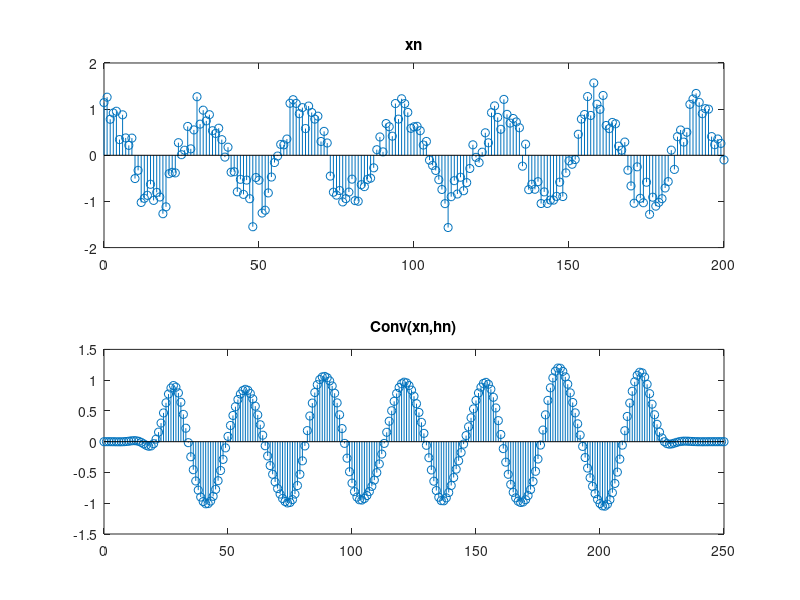

The MATLAB source for this figure:
n = 0:200;
xn = cos((pi*n)/16)+0.25*randn(1,201);
subplot(2,1,1);
stem(0:length(xn)-1,xn);
title("xn");
hn=[];
for i=0:50
    if i==25
        hn=[hn,1/6];
    else
        hn=[hn,sin(pi*(i-25)/6)/(pi*(i-25))];
    end
end
hn=hn.*(blackman(51))'
yn=conv(xn,hn);
subplot(2,1,2);
stem(0:length(yn)-1,yn);
title("Conv(xn,hn)");
ylim([-1.5 1.5]);